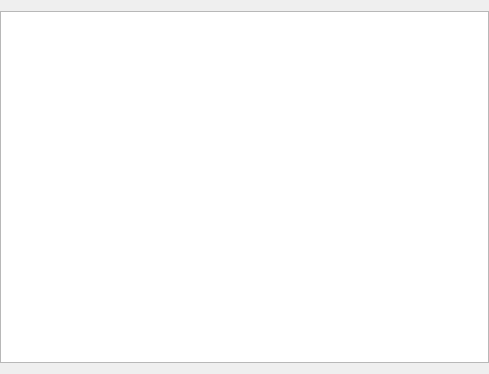
<?xml version="1.0" encoding="UTF-8"?>
<ui version="4.0">
 <class>ActionWizardPltrPageClass</class>
 <widget class="QWizardPage" name="ActionWizardPltrPageClass">
  <property name="geometry">
   <rect>
    <x>0</x>
    <y>0</y>
    <width>489</width>
    <height>374</height>
   </rect>
  </property>
  <property name="windowTitle">
   <string notr="true">Form</string>
  </property>
  <property name="title">
   <string>Plant Treatment</string>
  </property>
  <property name="subTitle">
   <string>add ...</string>
  </property>
  <layout class="QVBoxLayout" name="verticalLayout">
   <property name="leftMargin">
    <number>0</number>
   </property>
   <property name="rightMargin">
    <number>0</number>
   </property>
   <item>
    <widget class="QTableView" name="tableViewPltr">
     <property name="sortingEnabled">
      <bool>true</bool>
     </property>
    </widget>
   </item>
  </layout>
 </widget>
 <resources/>
 <connections/>
</ui>
